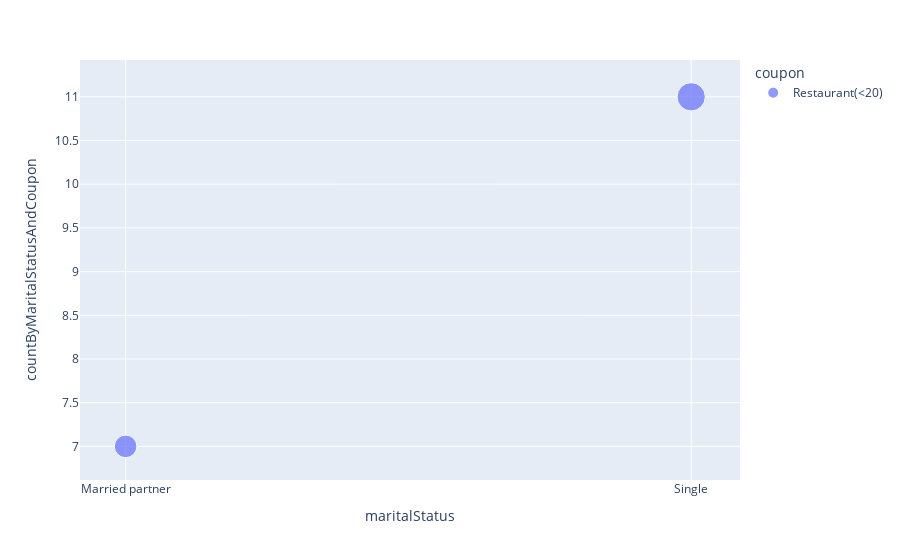
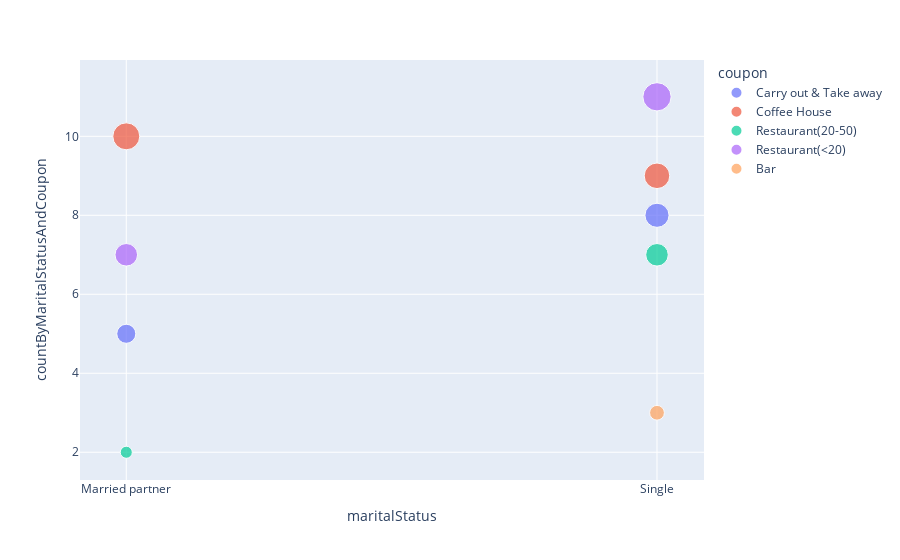

Write notebook code for charts like these, in order.
### Code cell
# How does marital status and having children influence coupon acceptance for cheap restaurants?
cheapRestaurantsAccepted = acceptedCouponData.query('coupon == "Restaurant(<20)"')
maritalStatusForCheapRestsData = cheapRestaurantsAccepted.groupby(['maritalStatus', 'has_children', 'coupon'])[['maritalStatus', 'coupon']].value_counts().reset_index()
maritalStatusForCheapRestsData.columns = ['maritalStatus', 'has_children', 'coupon', 'countByMaritalStatusAndCoupon']

print(maritalStatusForCheapRestsData)

# Create a scatter plot with hover text showing the marital status groups for different coupon types accepted
figX = px.scatter(maritalStatusForCheapRestsData, x = "maritalStatus", y = "countByMaritalStatusAndCoupon", color = "coupon", size = "countByMaritalStatusAndCoupon")
figX.show()

# How does marital status and having children influence coupon acceptance across ALL coupon types
maritalStatusForAllData = acceptedCouponData.groupby(['maritalStatus', 'has_children', 'coupon'])[['maritalStatus', 'coupon']].value_counts().reset_index()
maritalStatusForAllData.columns = ['maritalStatus', 'has_children', 'coupon', 'countByMaritalStatusAndCoupon']

print(maritalStatusForAllData)

# Create a scatter plot with hover text showing the marital status groups for different coupon types accepted
figY = px.scatter(maritalStatusForAllData, x = "maritalStatus", y = "countByMaritalStatusAndCoupon", color = "coupon", size = "countByMaritalStatusAndCoupon")
figY.show()


# Conclusion = Married partners with children are more like to accept coupon types for coffee house, followed by coupon types for restaurants(<20)
# Conclusion = Singles with no children are more likely to accept coupon types for restaurants(<20), followed by coupon types for coffee house

### Figure 1 — Plotly figure (JSON) as saved in the notebook; plotly's stock layout.template omitted (floating-point values rounded to 4 significant figures)
{"data": [{"hovertemplate": "coupon=Restaurant(<20)<br>maritalStatus=%{x}<br>countByMaritalStatusAndCoupon=%{marker.size}<extra></extra>", "legendgroup": "Restaurant(<20)", "marker": {"color": "#636efa", "size": [7, 11], "sizemode": "area", "sizeref": 0.0275, "symbol": "circle"}, "mode": "markers", "name": "Restaurant(<20)", "orientation": "v", "showlegend": true, "type": "scatter", "x": ["Married partner", "Single"], "xaxis": "x", "y": [7, 11], "yaxis": "y"}], "layout": {"autosize": true, "legend": {"itemsizing": "constant", "title": {"text": "coupon"}, "tracegroupgap": 0}, "margin": {"t": 60}, "xaxis": {"anchor": "y", "autorange": true, "domain": [0, 1], "range": [-0.07455, 1.079], "title": {"text": "maritalStatus"}, "type": "category"}, "yaxis": {"anchor": "x", "autorange": true, "domain": [0, 1], "range": [6.443, 11.63], "title": {"text": "countByMaritalStatusAndCoupon"}, "type": "linear"}}}

### Figure 2 — Plotly figure (JSON) as saved in the notebook; plotly's stock layout.template omitted (floating-point values rounded to 4 significant figures)
{"data": [{"hovertemplate": "coupon=Carry out & Take away<br>maritalStatus=%{x}<br>countByMaritalStatusAndCoupon=%{marker.size}<extra></extra>", "legendgroup": "Carry out & Take away", "marker": {"color": "#636efa", "size": [5, 8], "sizemode": "area", "sizeref": 0.0275, "symbol": "circle"}, "mode": "markers", "name": "Carry out & Take away", "orientation": "v", "showlegend": true, "type": "scatter", "x": ["Married partner", "Single"], "xaxis": "x", "y": [5, 8], "yaxis": "y"}, {"hovertemplate": "coupon=Coffee House<br>maritalStatus=%{x}<br>countByMaritalStatusAndCoupon=%{marker.size}<extra></extra>", "legendgroup": "Coffee House", "marker": {"color": "#EF553B", "size": [10, 9], "sizemode": "area", "sizeref": 0.0275, "symbol": "circle"}, "mode": "markers", "name": "Coffee House", "orientation": "v", "showlegend": true, "type": "scatter", "x": ["Married partner", "Single"], "xaxis": "x", "y": [10, 9], "yaxis": "y"}, {"hovertemplate": "coupon=Restaurant(20-50)<br>maritalStatus=%{x}<br>countByMaritalStatusAndCoupon=%{marker.size}<extra></extra>", "legendgroup": "Restaurant(20-50)", "marker": {"color": "#00cc96", "size": [2, 7], "sizemode": "area", "sizeref": 0.0275, "symbol": "circle"}, "mode": "markers", "name": "Restaurant(20-50)", "orientation": "v", "showlegend": true, "type": "scatter", "x": ["Married partner", "Single"], "xaxis": "x", "y": [2, 7], "yaxis": "y"}, {"hovertemplate": "coupon=Restaurant(<20)<br>maritalStatus=%{x}<br>countByMaritalStatusAndCoupon=%{marker.size}<extra></extra>", "legendgroup": "Restaurant(<20)", "marker": {"color": "#ab63fa", "size": [7, 11], "sizemode": "area", "sizeref": 0.0275, "symbol": "circle"}, "mode": "markers", "name": "Restaurant(<20)", "orientation": "v", "showlegend": true, "type": "scatter", "x": ["Married partner", "Single"], "xaxis": "x", "y": [7, 11], "yaxis": "y"}, {"hovertemplate": "coupon=Bar<br>maritalStatus=%{x}<br>countByMaritalStatusAndCoupon=%{marker.size}<extra></extra>", "legendgroup": "Bar", "marker": {"color": "#FFA15A", "size": [3], "sizemode": "area", "sizeref": 0.0275, "symbol": "circle"}, "mode": "markers", "name": "Bar", "orientation": "v", "showlegend": true, "type": "scatter", "x": ["Single"], "xaxis": "x", "y": [3], "yaxis": "y"}], "layout": {"autosize": true, "legend": {"itemsizing": "constant", "title": {"text": "coupon"}, "tracegroupgap": 0}, "margin": {"t": 60}, "xaxis": {"anchor": "y", "autorange": true, "domain": [0, 1], "range": [-0.07909, 1.08], "title": {"text": "maritalStatus"}, "type": "category"}, "yaxis": {"anchor": "x", "autorange": true, "domain": [0, 1], "range": [1.09, 12.38], "title": {"text": "countByMaritalStatusAndCoupon"}, "type": "linear"}}}
